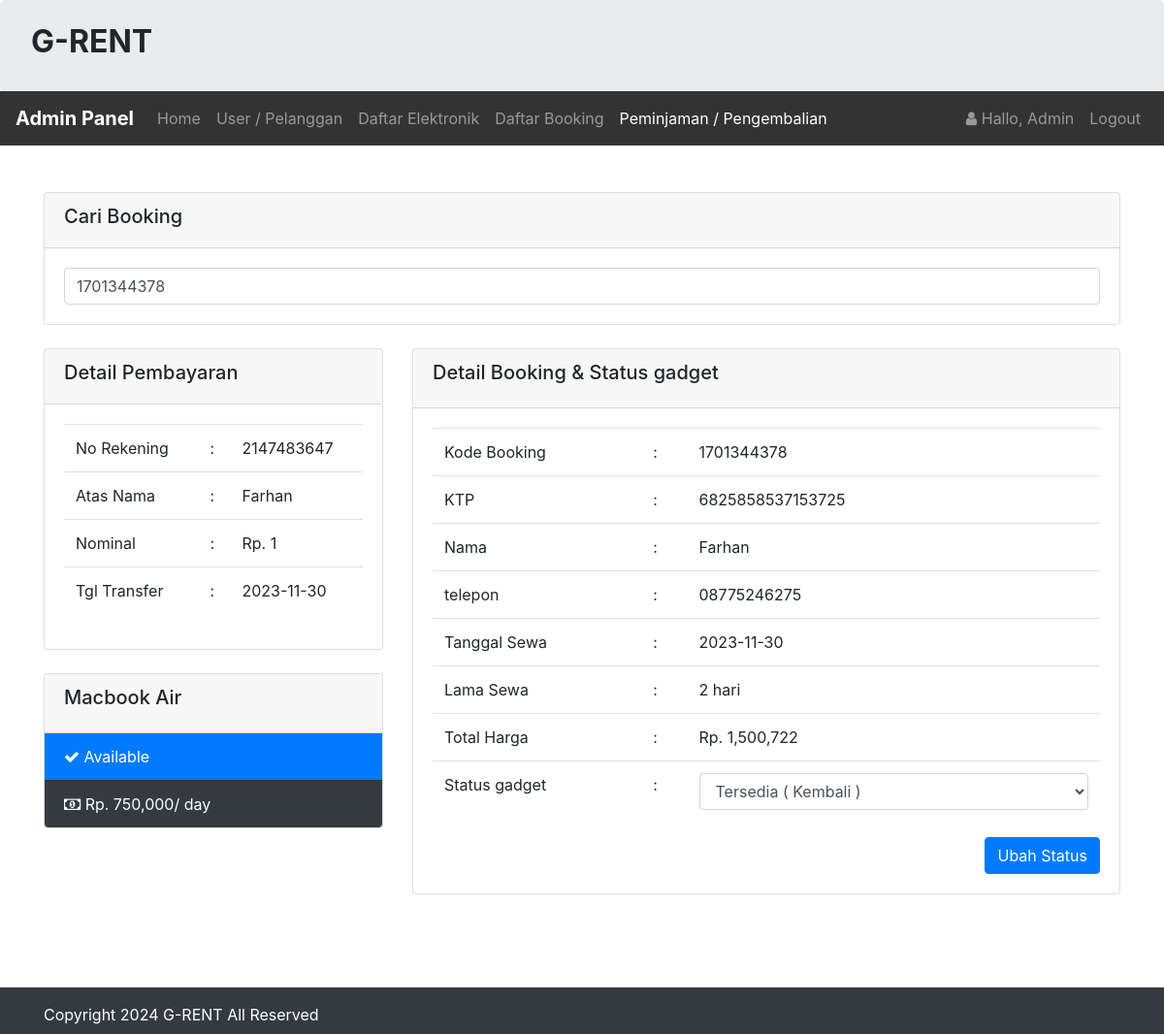
The page /admin/peminjaman/peminjaman.php?id=1701344378 (signed in) on the database its author committed.
### tables this page shows
CREATE TABLE `infoweb` (
  `id` int(11) NOT NULL,
  `nama_rental` varchar(255) DEFAULT NULL,
  `telp` varchar(15) DEFAULT NULL,
  `alamat` text DEFAULT NULL,
  `email` varchar(255) DEFAULT NULL,
  `no_rek` text DEFAULT NULL,
  `updated_at` timestamp NOT NULL DEFAULT current_timestamp()
);

CREATE TABLE `pembayaran` (
  `id_pembayaran` int(11) NOT NULL,
  `id_booking` int(255) NOT NULL,
  `no_rekening` int(255) NOT NULL,
  `nama_rekening` varchar(255) NOT NULL,
  `nominal` int(255) NOT NULL,
  `tanggal` varchar(255) NOT NULL
);

CREATE TABLE `gadget` (
  `id_gadget` int(11) NOT NULL,
  `merk` varchar(255) NOT NULL,
  `harga` int(255) NOT NULL,
  `deskripsi` varchar(255) NOT NULL,
  `status` varchar(255) NOT NULL,
  `gambar` text NOT NULL
);

CREATE TABLE `booking` (
  `id_booking` int(11) NOT NULL,
  `kode_booking` varchar(255) NOT NULL,
  `id_login` int(11) NOT NULL,
  `id_gadget` int(11) NOT NULL,
  `ktp` varchar(255) NOT NULL,
  `nama` varchar(255) NOT NULL,
  `alamat` varchar(255) NOT NULL,
  `no_tlp` varchar(15) NOT NULL,
  `tanggal` varchar(255) NOT NULL,
  `lama_sewa` int(11) NOT NULL,
  `total_harga` int(11) NOT NULL,
  `konfirmasi_pembayaran` varchar(255) NOT NULL,
  `tgl_input` varchar(255) NOT NULL
);

### koneksi/koneksi.php (called while the page is built, shortened)
<?php
$user = 'root';
$pass = '';
$koneksi = new PDO("mysql:host=localhost;port=3307;dbname=rental_api", $user, $pass);
$url = "http://localhost/G-Rent/";
$sql_web = "SELECT * FROM infoweb WHERE id = 1";
$row_web = $koneksi->prepare($sql_web);
$row_web->execute();
$info_web = $row_web->fetch(PDO::FETCH_OBJ);

### admin/peminjaman/peminjaman.php (the view, shortened to what this page needs)
<?php
    require '../../koneksi/koneksi.php';
    $title_web = 'Peminjaman';
    include '../header.php';
    if(!empty($_GET['id'])){
        $kode_booking = $_GET['id'];
        $hasil = $koneksi->query("SELECT * FROM booking WHERE kode_booking = '$kode_booking'")->fetch();
        $id_booking = $hasil['id_booking'];
        $hsl = $koneksi->query("SELECT * FROM pembayaran WHERE id_booking = '$id_booking'")->fetch();
        $id = $hasil['id_gadget'];
        $isi = $koneksi->query("SELECT * FROM gadget WHERE id_gadget = '$id'")->fetch();
    }
?>
<br>
<br>
<div class="container">
<div class="row">
    <div class="col-sm-12">
        <div class="card">
            <div class="card-header">
                <h5> Cari Booking</h5>
            </div>
            <div class="card-body">
                <form method="get" action="peminjaman.php">
                    <input type="text" class="form-control"
                    value="<?php if(!empty($_GET['id'])){ echo $_GET['id']; }?>" name="id" placeholder="Tulis Kode Booking [ ENTER ]">
                </form>
            </div>
        </div>
        <br>
    </div>
    <?php if(!empty($_GET['id'])){?>
    <div class="col-sm-4">
        <div class="card">
            <div class="card-header">
                <h5> Detail Pembayaran</h5>
            </div>
            <div class="card-body">
                <table class="table">
                    <tr>
                        <td>No Rekening</td>
                        <td> :</td>
                        <td><?= $hsl['no_rekening'];?></td>
                    </tr>
                    <tr>
                        <td>Atas Nama </td>
                        <td> :</td>
                        <td><?= $hsl['nama_rekening'];?></td>
                    </tr>
                    <tr>
                        <td>Nominal  </td>
                        <td> :</td>
                        <td>Rp. <?= number_format($hsl['nominal']);?></td>
                    </tr>
                    <tr>
                        <td>Tgl  Transfer</td>
                        <td> :</td>
                        <td><?= $hsl['tanggal'];?></td>
                    </tr>
                </table>
            </div>
        </div>
        <br/>
        <div class="card">
            <div class="card-header">
                <h5 class="card-title"><?php echo $isi['merk'];?></h5>
            </div>
                <ul class="list-group list-group-flush">
                <?php if($isi['status'] == 'Tersedia'){?>
                    <li class="list-group-item bg-primary text-white">
                        <i class="fa fa-check"></i> Available
                    </li>
                <?php }else{?>
                    <li class="list-group-item bg-danger text-white">
                        <i class="fa fa-close"></i> Not Available
                    </li>
                <?php }?>
                <li class="list-group-item bg-dark text-white">
                    <i class="fa fa-money"></i> Rp. <?php echo number_format($isi['harga']);?>/ day
                </li>
            </ul>
        </div>
    </div>
    <div class="col-sm-8">
         <div class="card">
            <div class="card-header">
                <h5 class="card-title">Detail Booking & Status gadget</h5>
            </div>
           <div class="card-body">
               <form method="post" action="proses.php?id=konfirmasi">
                    <table class="table">
                        <tr>
                            <td>Kode Booking  </td>
                            <td> :</td>
                            <td><?php echo $hasil['kode_booking'];?></td>
                        </tr>
                        <tr>
                            <td>KTP  </td>
                            <td> :</td>
                            <td><?php echo $hasil['ktp'];?></td>
                        </tr>
                        <tr>
                            <td>Nama  </td>
                            <td> :</td>
                            <td><?php echo $hasil['nama'];?></td>
                        </tr>
                        <tr>
                            <td>telepon  </td>
                            <td> :</td>
                            <td><?php echo $hasil['no_tlp'];?></td>
                        </tr>
                        <tr>
                            <td>Tanggal Sewa </td>
                            <td> :</td>
                            <td><?php echo $hasil['tanggal'];?></td>
                        </tr>
                        <tr>
                            <td>Lama Sewa </td>
                            <td> :</td>
                            <td><?php echo $hasil['lama_sewa'];?> hari</td>
                        </tr>
                        <tr>
                            <td>Total Harga </td>
                            <td> :</td>
                            <td>Rp. <?php echo number_format($hasil['total_harga']);?></td>
                        </tr>
                        <tr>
                            <td>Status gadget</td>
                            <td> :</td>
                            <td>
                                <select class="form-control" name="status">
                                    <option <?php if($isi['status'] == 'Tersedia'){echo 'selected';}?> value="Tersedia">
                                        Tersedia ( Kembali )
                                    </option>
                                </select>
                            </td>
                        </tr>
                    </table>
                    <button type="submit" class="btn btn-primary float-right">
                        Ubah Status
                    </button>
            </form>
           </div>
         </div>
    </div>
    <?php }?>
</div>
</div>
<br>
<br>
<br>
<?php  include '../footer.php';?>

### admin/header.php (shortened to what this page needs)
<?php
    $id_login = $_SESSION['USER']['id_login'];
    $row = $koneksi->prepare("SELECT * FROM login WHERE id_login=?");
    $row->execute(array($id_login));
    $hasil_login = $row->fetch();
?>
<!doctype html>
<html lang="en">
  <head>
    <link rel="stylesheet" href="<?php echo $url;?>assets/css/bootstrap.css" >
    <link rel="stylesheet" href="<?php echo $url;?>assets/css/font-awesome.css" >
  </head>
  <body>
    <div class="jumbotron pt-4 pb-4">
        <div class="row">
            <div class="col-sm-8">
                <h2><b style="text-transform:uppercase;"><?= $info_web->nama_rental;?> </b></h2>
            </div>
        </div>
    </div>
    <nav class="navbar navbar-expand-lg navbar-dark" style="background-color: #333;">
        <a class="navbar-brand" href="<?php echo $url;?>admin/"><b>Admin Panel</b></a>
        <div class="collapse navbar-collapse" id="collapsibleNavId">
            <ul class="navbar-nav mr-auto mt-2 mt-lg-0">
                <li class="nav-item <?php if($title_web == 'Dashboard'){ echo 'active';}?>">
                    <a class="nav-link" href="<?php echo $url;?>admin/">Home <span class="sr-only">(current)</span></a>
                </li>
                <li class="nav-item <?php if($title_web == 'User'){ echo 'active';}?>">
                    <a class="nav-link" href="<?php echo $url;?>admin/user/index.php">User / Pelanggan</a>
                </li>
                <li class="nav-item <?php if($title_web == 'Daftar gadget'){ echo 'active';}?>
                <?php if($title_web == 'Tambah gadget'){ echo 'active';}?>
                <?php if($title_web == 'Edit gadget'){ echo 'active';}?>">
                    <a class="nav-link" href="<?php echo $url;?>admin/gadget/gadget.php">Daftar Elektronik</a>
                </li>
                <li class="nav-item <?php if($title_web == 'Daftar Booking'){ echo 'active';}?>
                <?php if($title_web == 'Konfirmasi'){ echo 'active';}?>">
                    <a class="nav-link" href="<?php echo $url;?>admin/booking/booking.php">Daftar Booking</a>
                </li>
                <li class="nav-item <?php if($title_web == 'Peminjaman'){ echo 'active';}?>">
                    <a class="nav-link" href="<?php echo $url;?>admin/peminjaman/peminjaman.php">Peminjaman / Pengembalian</a>
                </li>
            </ul>
            <ul class="navbar-nav my-2 my-lg-0">
                <li class="nav-item">
                    <a class="nav-link" href="#">
                        <i class="fa fa-user"> </i> Hallo, <?php echo $hasil_login['nama_pengguna'];?>
                    </a>
                </li>
                <li class="nav-item">
                    <a class="nav-link" onclick="return confirm('Apakah anda ingin logout ?');" href="<?php echo $url;?>admin/logout.php">Logout</a>
                </li>
            </ul>
        </div>
    </nav>

### admin/footer.php (shortened to what this page needs)
    <div class="footer mt-4 bg-dark text-white pt-3 pb-2">
      <div class="container">
        Copyright <?= date('Y');?> <?= $info_web->nama_rental;?> All Reserved
      </div>
    </div>
  </body>
</html>

### rows shown on the page
infoweb: nama_rental "G-RENT"
pembayaran: no_rekening "2147483647", nama_rekening "Farhan", nominal "1", tanggal "2023-11-30"
gadget: merk "Macbook Air", harga "750,000", status "Tersedia ( Kembali )"
booking: kode_booking "1701344378", ktp "6825858537153725", nama "Farhan", no_tlp "08775246275", tanggal "2023-11-30", lama_sewa "2", total_harga "1,500,722"

### other values the page prints
$hasil_login['nama_pengguna'] "Admin"
